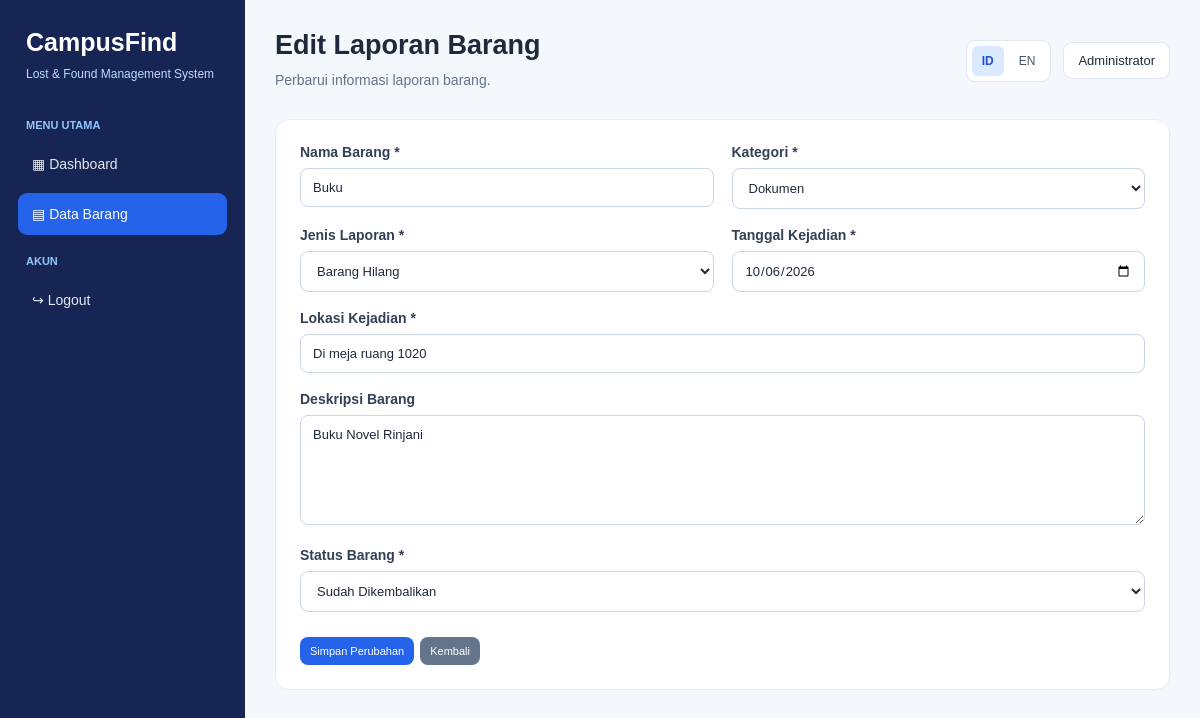
/edit.php?id=2 (signed in), run on the app's committed database.
### tables this page shows
CREATE TABLE `barang` (
  `id` int(11) NOT NULL,
  `nama_barang` varchar(100) NOT NULL,
  `kategori` varchar(50) NOT NULL,
  `jenis_laporan` enum('Hilang','Ditemukan') NOT NULL,
  `lokasi` varchar(150) NOT NULL,
  `tanggal_kejadian` date NOT NULL,
  `deskripsi` text DEFAULT NULL,
  `status` enum('Belum Ditemukan','Belum Diklaim','Sudah Dikembalikan') NOT NULL,
  `tanggal_laporan` timestamp NOT NULL DEFAULT current_timestamp()
);

### bahasa.php (called while the page is built, shortened)
<?php
$teks = [
    "id" => [
        "dashboard" => "Dashboard",
        "data_barang" => "Data Barang",
        "selamat_datang" => "Selamat Datang",
        "ringkasan" => "Ringkasan Data Barang",
        "barang_hilang" => "Barang Hilang",
        "barang_ditemukan" => "Barang Ditemukan",
        "barang_kembali" => "Sudah Dikembalikan",
        "total_laporan" => "Total Laporan",
        "menu_utama" => "Menu Utama",
        "kelola_data" => "Kelola Data Barang",
        "deskripsi_dashboard" => "Kelola laporan barang hilang dan temuan di lingkungan kampus dengan mudah.",
        "logout" => "Logout",
        "bahasa" => "Bahasa",
        "admin" => "Administrator",
        "lihat_data" => "Lihat Data Barang",
        "belum_ditemukan" => "Belum Ditemukan",
        "belum_diklaim" => "Belum Diklaim"
    ],
    "en" => [
        "dashboard" => "Dashboard",
        "data_barang" => "Item Reports",
        "selamat_datang" => "Welcome",
        "ringkasan" => "Item Report Summary",
        "barang_hilang" => "Lost Items",
        "barang_ditemukan" => "Found Items",
        "barang_kembali" => "Returned Items",
        "total_laporan" => "Total Reports",
        "menu_utama" => "Main Menu",
        "kelola_data" => "Manage Item Reports",
        "deskripsi_dashboard" => "Easily manage lost and found item reports on campus.",
        "logout" => "Logout",
        "bahasa" => "Language",
        "admin" => "Administrator",
        "lihat_data" => "View Item Reports",
        "belum_ditemukan" => "Not Found Yet",
        "belum_diklaim" => "Not Yet Claimed"
    ]
];
$lang = $_SESSION["bahasa"];
?>

### edit.php (the view, shortened to what this page needs)
<?php
require_once "config.php";
require_once "bahasa.php";
function e($value) {
    return htmlspecialchars((string) $value, ENT_QUOTES, "UTF-8");
}
$id = filter_input(INPUT_GET, "id", FILTER_VALIDATE_INT);
$stmt = $conn->prepare("SELECT * FROM barang WHERE id = ?");
$stmt->bind_param("i", $id);
$stmt->execute();
$result = $stmt->get_result();
$barang = $result->fetch_assoc();
$nama_barang = $barang["nama_barang"];
$kategori = $barang["kategori"];
$jenis_laporan = $barang["jenis_laporan"];
$lokasi = $barang["lokasi"];
$tanggal_kejadian = $barang["tanggal_kejadian"];
$deskripsi = $barang["deskripsi"];
$status = $barang["status"];
$nama_admin = $_SESSION["nama_lengkap"] ?? "Administrator";
?>
<!DOCTYPE html>
<html lang="<?= e($lang === "en" ? "en" : "id") ?>">
<head>
    <link rel="stylesheet" href="assets/style.css">
</head>
<body>
<aside class="sidebar">
    <div class="brand">CampusFind</div>
    <p class="brand-subtitle">Lost &amp; Found Management System</p>
    <div class="menu-title">
        <?= e($teks[$lang]["menu_utama"]) ?>
    </div>
    <a href="index.php" class="menu-link">
        ▦ <?= e($teks[$lang]["dashboard"]) ?>
    </a>
    <a href="barang.php" class="menu-link active">
        ▤ <?= e($teks[$lang]["data_barang"]) ?>
    </a>
    <div class="menu-title">Akun</div>
    <a href="logout.php" class="menu-link">
        ↪ <?= e($teks[$lang]["logout"]) ?>
    </a>
</aside>
<main class="main">
    <header class="topbar">
        <div>
            <h1><?= $lang === "id" ? "Edit Laporan Barang" : "Edit Item Report" ?></h1>
            <p class="subtitle">
                <?= $lang === "id"
                    ? "Perbarui informasi laporan barang."
                    : "Update the item report information." ?>
            </p>
        </div>
        <div class="top-actions">
            <div class="language">
                <a href="edit.php?id=<?= $id ?>&lang=id"
                   class="<?= $lang === "id" ? "active" : "" ?>">ID</a>
                <a href="edit.php?id=<?= $id ?>&lang=en"
                   class="<?= $lang === "en" ? "active" : "" ?>">EN</a>
            </div>
            <div class="profile"><?= e($nama_admin) ?></div>
        </div>
    </header>
    <section class="content-box">
        <form method="POST" action="edit.php?id=<?= $id ?>">
            <div class="form-grid">
                <div>
                    <label for="nama_barang">
                        <?= $lang === "id" ? "Nama Barang *" : "Item Name *" ?>
                    </label>
                    <input type="text" id="nama_barang" name="nama_barang"
                           maxlength="100" required value="<?= e($nama_barang) ?>">
                </div>
                <div>
                    <label for="kategori">
                        <?= $lang === "id" ? "Kategori *" : "Category *" ?>
                    </label>
                    <select id="kategori" name="kategori" required>
                        <?php
                        $kategori_list = [
                            "Elektronik", "Dokumen", "Aksesori",
                            "Pakaian", "Alat Tulis", "Lainnya"
                        ];
                        foreach ($kategori_list as $item):
                        ?>
                            <option value="<?= e($item) ?>"
                                <?= $kategori === $item ? "selected" : "" ?>>
                                <?= e($item) ?>
                            </option>
                        <?php endforeach; ?>
                    </select>
                </div>
                <div>
                    <label for="jenis_laporan">
                        <?= $lang === "id" ? "Jenis Laporan *" : "Report Type *" ?>
                    </label>
                    <select id="jenis_laporan" name="jenis_laporan" required>
                        <option value="Hilang"
                            <?= $jenis_laporan === "Hilang" ? "selected" : "" ?>>
                            <?= $lang === "id" ? "Barang Hilang" : "Lost Item" ?>
                        </option>
                    </select>
                </div>
                <div>
                    <label for="tanggal_kejadian">
                        <?= $lang === "id" ? "Tanggal Kejadian *" : "Incident Date *" ?>
                    </label>
                    <input type="date" id="tanggal_kejadian"
                           name="tanggal_kejadian"
                           max="<?= date("Y-m-d") ?>"
                           required value="<?= e($tanggal_kejadian) ?>">
                </div>
                <div class="full">
                    <label for="lokasi">
                        <?= $lang === "id" ? "Lokasi Kejadian *" : "Incident Location *" ?>
                    </label>
                    <input type="text" id="lokasi" name="lokasi"
                           maxlength="150" required value="<?= e($lokasi) ?>">
                </div>
                <div class="full">
                    <label for="deskripsi">
                        <?= $lang === "id" ? "Deskripsi Barang" : "Item Description" ?>
                    </label>
                    <textarea id="deskripsi" name="deskripsi"><?= e($deskripsi) ?></textarea>
                </div>
                <div class="full">
                    <label for="status">
                        <?= $lang === "id" ? "Status Barang *" : "Item Status *" ?>
                    </label>
                    <select id="status" name="status" required>
                        <option value="Sudah Dikembalikan"
                            <?= $status === "Sudah Dikembalikan" ? "selected" : "" ?>>
                            <?= $lang === "id" ? "Sudah Dikembalikan" : "Returned" ?>
                        </option>
                    </select>
                </div>
            </div>
            <div class="actions">
                <button type="submit" class="button">
                    <?= $lang === "id" ? "Simpan Perubahan" : "Save Changes" ?>
                </button>
                <a href="barang.php" class="button button-gray">
                    <?= $lang === "id" ? "Kembali" : "Back" ?>
                </a>
            </div>
        </form>
    </section>
</main>
</body>
</html>

### style.css (style rules this page uses)
* { box-sizing: border-box; }
body { margin: 0; font-family: Arial, sans-serif; background: #f4f7fc; color: #1e293b; }
.sidebar { width: 245px; height: 100vh; background: #172554; color: #fff; position: fixed; left: 0; top: 0; padding: 28px 18px; overflow-y: auto; }
.brand { font-size: 25px; font-weight: bold; margin: 0 0 8px 8px; }
.brand-subtitle { color: #bfdbfe; font-size: 12px; margin: 0 8px 35px; line-height: 1.6; }
.menu-title { color: #93c5fd; font-size: 11px; font-weight: bold; margin: 20px 8px 12px; text-transform: uppercase; }
.menu-link { display: block; padding: 13px 14px; margin-bottom: 8px; border-radius: 9px; text-decoration: none; color: #e2e8f0; font-size: 14px; transition: background .2s ease, color .2s ease; }
.menu-link.active, .menu-link:hover { background: #2563eb; color: #fff; }
.main { margin-left: 245px; padding: 30px; min-width: 0; }
.topbar { display: flex; justify-content: space-between; align-items: center; gap: 15px; flex-wrap: wrap; margin-bottom: 28px; }
.topbar h1, h1 { font-size: 27px; margin: 0 0 8px; }
.topbar p, .subtitle { color: #64748b; font-size: 14px; margin: 0; line-height: 1.6; }
.top-actions { display: flex; gap: 12px; align-items: center; flex-wrap: wrap; }
.language { display: flex; gap: 5px; background: #fff; border: 1px solid #e2e8f0; padding: 5px; border-radius: 9px; }
.language a { padding: 8px 10px; border-radius: 6px; text-decoration: none; color: #475569; font-size: 12px; }
.language a.active { background: #dbeafe; color: #1d4ed8; font-weight: bold; }
.profile { background: #fff; border: 1px solid #e2e8f0; border-radius: 9px; padding: 10px 14px; font-size: 13px; }
.content-box { background: #fff; padding: 24px; border-radius: 14px; border: 1px solid #e8edf5; margin-bottom: 25px; }
.button { display: inline-block; border: none; background: #2563eb; color: #fff; padding: 10px 14px; border-radius: 8px; text-decoration: none; font-size: 13px; cursor: pointer; transition: background .2s ease, transform .2s ease; }
.button-gray { background: #64748b; }
input[type="text"], input[type="date"], input[type="password"], input[type="number"], select, textarea { max-width: 100%; padding: 11px 12px; border: 1px solid #cbd5e1; border-radius: 8px; font: inherit; font-size: 13px; color: #1e293b; background: #fff; }
.form-grid { display: grid; grid-template-columns: repeat(2, minmax(0, 1fr)); gap: 18px; }
.form-group label, label { display: block; margin-bottom: 8px; color: #334155; font-size: 14px; font-weight: bold; }
.actions { display: flex; gap: 6px; align-items: center; flex-wrap: wrap; }
.actions .button { padding: 8px 10px; font-size: 11px; }

### data on the page
barang: nama_barang "Buku", jenis_laporan "Barang Hilang", tanggal_kejadian "10/06/2026", lokasi "Di meja ruang 1020", deskripsi "Buku Novel Rinjani", status "Sudah Dikembalikan"

### other printed values
$teks[$lang]["menu_utama"] "MENU UTAMA"
$teks[$lang]["dashboard"] "Dashboard"
$teks[$lang]["data_barang"] "Data Barang"
$teks[$lang]["logout"] "Logout"
$nama_admin "Administrator"
form field kategori "Dokumen"
